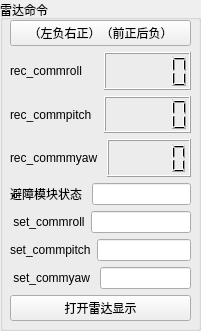
       <widget class="QGroupBox" name="groupBox_2">
        <property name="geometry">
         <rect>
          <x>10</x>
          <y>10</y>
          <width>201</width>
          <height>331</height>
         </rect>
        </property>
        <property name="styleSheet">
         <string notr="true">border-color: qlineargradient(spread:pad, x1:0, y1:0, x2:1, y2:0, stop:0 rgba(9, 41, 4, 255), stop:0.085 rgba(2, 79, 0, 255), stop:0.19 rgba(50, 147, 22, 255), stop:0.275 rgba(236, 191, 49, 255), stop:0.39 rgba(243, 61, 34, 255), stop:0.555 rgba(135, 81, 60, 255), stop:0.667 rgba(121, 75, 255, 255), stop:0.825 rgba(164, 255, 244, 255), stop:0.885 rgba(104, 222, 71, 255), stop:1 rgba(93, 128, 0, 255));</string>
        </property>
        <property name="title">
         <string>雷达命令</string>
        </property>
        <widget class="QWidget" name="layoutWidget">
         <property name="geometry">
          <rect>
           <x>10</x>
           <y>20</y>
           <width>181</width>
           <height>301</height>
          </rect>
         </property>
         <layout class="QVBoxLayout" name="verticalLayout_3">
          <item>
           <layout class="QVBoxLayout" name="verticalLayout_2">
            <item>
             <widget class="QPushButton" name="pushButton">
              <property name="text">
               <string>（左负右正）（前正后负）</string>
              </property>
             </widget>
            </item>
            <item>
             <layout class="QHBoxLayout" name="horizontalLayout_3">
              <item>
               <widget class="QLabel" name="label_15">
                <property name="text">
                 <string>rec_commroll</string>
                </property>
               </widget>
              </item>
              <item>
               <widget class="QLCDNumber" name="roll2lcdNumber"/>
              </item>
             </layout>
            </item>
            <item>
             <layout class="QHBoxLayout" name="horizontalLayout_4">
              <item>
               <widget class="QLabel" name="label_16">
                <property name="text">
                 <string>rec_commpitch</string>
                </property>
               </widget>
              </item>
              <item>
               <widget class="QLCDNumber" name="pitch2lcdNumber"/>
              </item>
             </layout>
            </item>
            <item>
             <layout class="QHBoxLayout" name="horizontalLayout_5">
              <item>
               <widget class="QLabel" name="label_17">
                <property name="text">
                 <string>rec_commmyaw </string>
                </property>
               </widget>
              </item>
              <item>
               <widget class="QLCDNumber" name="yaw2lcdNumber"/>
              </item>
             </layout>
            </item>
           </layout>
          </item>
          <item>
           <layout class="QHBoxLayout" name="horizontalLayout_11">
            <item>
             <widget class="QLabel" name="label">
              <property name="text">
               <string>避障模块状态 </string>
              </property>
             </widget>
            </item>
            <item>
             <widget class="QLineEdit" name="lineEdit_3"/>
            </item>
           </layout>
          </item>
          <item>
           <layout class="QHBoxLayout" name="horizontalLayout_18">
            <item>
             <widget class="QLabel" name="label_11">
              <property name="text">
               <string> set_commroll</string>
              </property>
             </widget>
            </item>
            <item>
             <widget class="QLineEdit" name="lineEdit_7"/>
            </item>
           </layout>
          </item>
          <item>
           <layout class="QHBoxLayout" name="horizontalLayout_19">
            <item>
             <widget class="QLabel" name="label_12">
              <property name="text">
               <string>set_commpitch</string>
              </property>
             </widget>
            </item>
            <item>
             <widget class="QLineEdit" name="lineEdit_8"/>
            </item>
           </layout>
          </item>
          <item>
           <layout class="QHBoxLayout" name="horizontalLayout_20">
            <item>
             <widget class="QLabel" name="label_13">
              <property name="text">
               <string> set_commyaw </string>
              </property>
             </widget>
            </item>
            <item>
             <widget class="QLineEdit" name="lineEdit_9"/>
            </item>
           </layout>
          </item>
          <item>
           <widget class="QPushButton" name="openRadiaPushButton">
            <property name="styleSheet">
             <string notr="true"/>
            </property>
            <property name="text">
             <string>打开雷达显示</string>
            </property>
            <property name="icon">
             <iconset resource="pic.qrc">
              <normaloff>:/new/prefix1/picture/wifi_finder.png</normaloff>:/new/prefix1/picture/wifi_finder.png</iconset>
            </property>
            <property name="iconSize">
             <size>
              <width>40</width>
              <height>40</height>
             </size>
            </property>
           </widget>
          </item>
         </layout>
        </widget>
       </widget>
